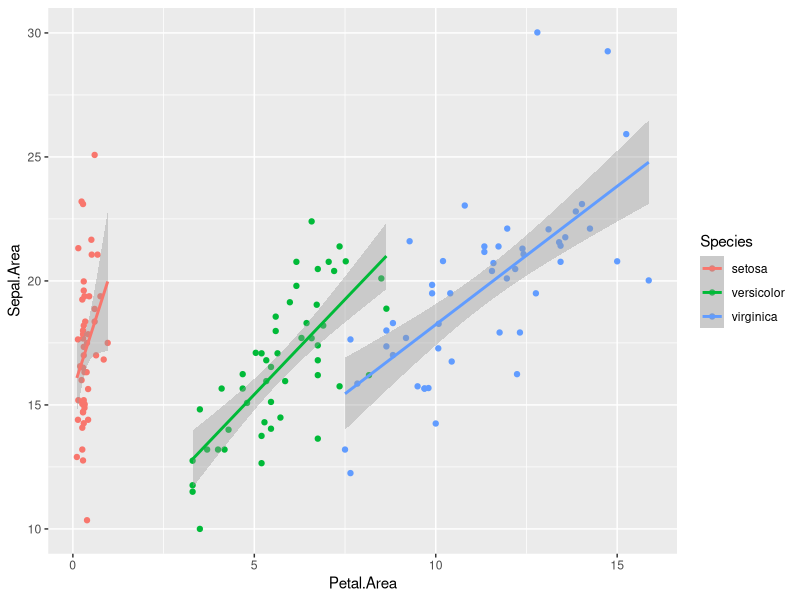
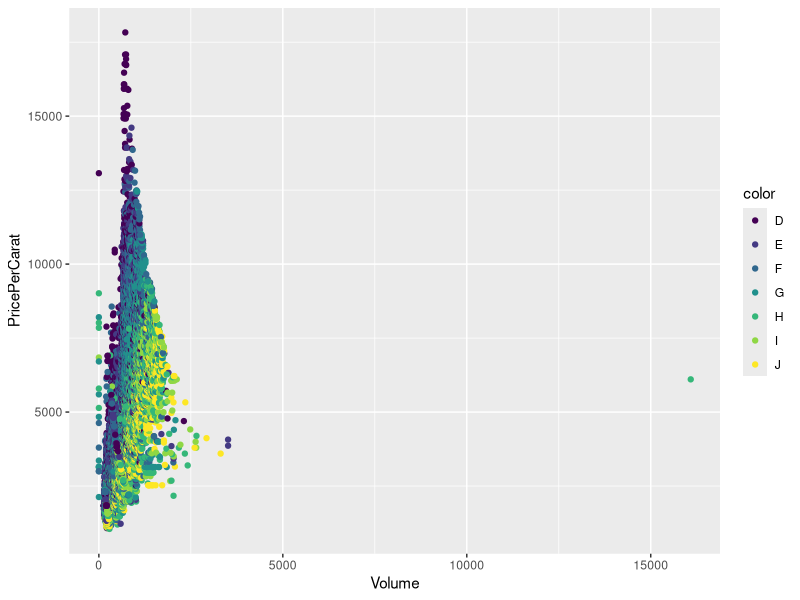
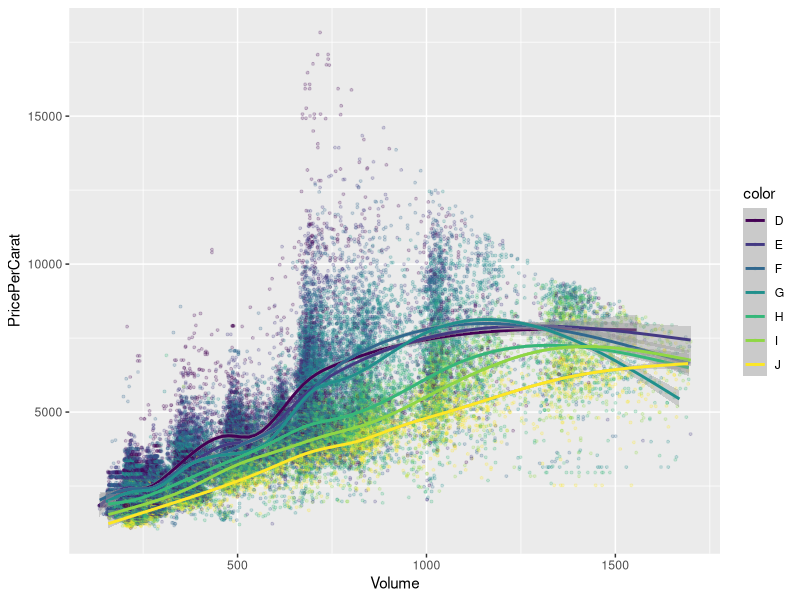

The R script that drew these images, in order:
## ---- chunk 1
library(tidyverse)
## ---- chunk 2
x <- mpg$displ
mean(x)
median(x)
range(x)
quantile(x)[2]
quantile(x)[4]
IQR(x)
var(x)
sd(x)
## ---- chunk 3
5 + NA
## ---- chunk 4
5/NA
5*NA
5%%NA
5-NA
5^NA
## ---- chunk 5
median(c(2, 6, 3, 4, NA), na.rm = TRUE)
## ---- chunk 6
NA ^ 0
NA | TRUE
NA & FALSE
0^0

NA * 0
0 * NA
## ---- chunk 7
5+TRUE
5+FALSE
## ---- chunk 8
sum(TRUE)
sum(FALSE)
mean(TRUE)
mean(FALSE)
## ---- chunk 9
FALSE < TRUE
TRUE < FALSE
y <- c(FALSE, TRUE, FALSE)
sort(y)
## ---- chunk 10
((4 > 3) & (7 == 6)) | (5 <= 8)

(sqrt(2) ^ 2 == 2) | !near(sqrt(2) ^ 2, 2)

FALSE & !FALSE | TRUE
## ---- chunk 11
filter(mpg, manufacturer == 'audi', trans %in% c('auto(l5)', 'auto(av)', 'auto(s6)'))
## ---- chunk 12
filter(mpg, hwy>41)
## ---- chunk 13
filter(iris, Sepal.Width > Sepal.Length)
## ---- chunk 14
filter(diamonds, price == max(price))
## ---- chunk 15
temp <- group_by(mpg, year)
filter(temp, displ == min(displ))
## ---- chunk 16
filter(iris, Petal.Length > 6.4 | Petal.Width >2.4)
## ---- chunk 17
filter(airquality, is.na(Ozone))
## ---- chunk 18
arrange(mpg, desc(cty))
arrange(mpg, cty)
## ---- chunk 19
arrange(iris, Petal.Length * Petal.Width)
## ---- chunk 20
mpg
arrange(mpg, class)
diamonds
arrange(diamonds, cut)
## ---- chunk 21
arrange(mpg, desc(abs(cty-hwy)))
## ---- chunk 22
select(iris, Species, everything(iris))
## ---- chunk 23
rename(mpg, eng_size = displ)
## ---- chunk 24
select(diamonds, -price)
## ---- chunk 25
mpg
select(mpg, 1, 2, 4, 11)
## ---- chunk 26
mutate(mpg, cty_km_l = cty*(1.6/3.8))
## ---- chunk 27
mutate(diamonds, max_dim=max(x,y,z))
## ---- chunk 28
??transmutate
## ---- chunk 29
mutate(mpg, trans = factor(trans))
## ---- chunk 30
mutate(mpg, is_automatic = trans == 'auto(l5)')
## ---- chunk 31
temp <- group_by(mpg, class)
mutate(temp, best_in_class = (hwy == max(hwy)))

## ---- chunk 32
mutate(diamonds, expensive = price>quantile(price)[3])
## ---- chunk 33
summarise(mpg, var(cty), var(hwy))
## ---- chunk 34
temp <- group_by(mpg, class)
summarise(temp, number_of_cars = n())
## ---- chunk 35
summarise(iris,
          Petal.Length.Median = median(Petal.Length),
          Petal.Width.Median = median(Petal.Width),
          Sepal.Length.Median = median(Sepal.Length),
          Sepal.Width.Median = median(Sepal.Width))
## ---- chunk 36
diamonds %>% group_by(cut) %>% summarise(MinPrize = min(price))
## ---- chunk 37
airquality %>% group_by(Month) %>% summarise(MeanOzone = mean(Ozone, na.rm=TRUE))
## ---- chunk 38
diamonds %>% group_by(cut, color) %>% summarise(caratRange = diff(range(carat)))
## ---- chunk 39
mpg %>%
  filter( class!="2seater") %>% 
  mutate(efficiency = (cty + hwy) / 2) %>%
  group_by(manufacturer) %>%
  summarize(maxEfficiency = max(efficiency)) %>%
  arrange(desc(maxEfficiency))
## ---- chunk 40
iris %>%
  mutate(Petal.Area = Petal.Length * Petal.Width, Sepal.Area = Sepal.Length * Sepal.Width) %>%
  ggplot(aes(Petal.Area, Sepal.Area, col = Species)) +
  geom_point() +
  geom_smooth(method = 'lm')
## ---- chunk 41
diamonds %>%
  mutate(Volume = 4/3 * pi * x * y * z, PricePerCarat = price/carat) %>%
  ggplot(aes(Volume, PricePerCarat, col = color)) +
  geom_point()
## ---- chunk 42
diamonds %>%
  mutate(Volume = 4/3 * pi * x * y * z, PricePerCarat = price/carat) %>%
  filter(Volume>100) %>%
  filter(Volume<1700) %>%
  ggplot(aes(Volume, PricePerCarat, col = color)) +
  geom_point(alpha = 0.2, size = 0.7) +
  geom_smooth()
## ---- chunk 43
?ranking
x <- c(15, 11, 13, 12, 12, NA)
x
row_number(x)
min_rank(desc(x))
min_rank(x)
dense_rank(x)
## ---- chunk 44
airquality %>% 
  group_by(Month) %>% 
  mutate(solar_rank = dense_rank(desc(Solar.R))) %>%
  filter(solar_rank == 2)

## ---- chunk 45
mpg %>% 
  group_by(year) %>%
  mutate(rank = dense_rank(desc(cty))) %>%
  filter(rank == 1) %>%
  select(-rank)
## ---- chunk 46
as_tibble(Titanic) %>% 
     group_by(Class, Age) %>% 
     summarise(count = sum(n)) %>% 
     mutate(Class = reorder(Class, count))
## ---- chunk 47
?ungroup
## ---- chunk 48
as_tibble(Titanic) %>%
  group_by(Class, Age) %>% 
  summarise(count = sum(n)) %>% 
  ungroup() %>%
  mutate(Class = reorder(Class, count))
